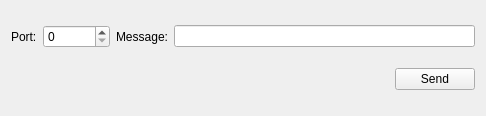
<?xml version="1.0" encoding="UTF-8"?>
<ui version="4.0">
 <class>Widget</class>
 <widget class="QWidget" name="Widget">
  <property name="geometry">
   <rect>
    <x>0</x>
    <y>0</y>
    <width>486</width>
    <height>116</height>
   </rect>
  </property>
  <property name="windowTitle">
   <string>Server</string>
  </property>
  <layout class="QVBoxLayout" name="verticalLayout">
   <item>
    <layout class="QHBoxLayout" name="horizontalLayout">
     <item>
      <layout class="QHBoxLayout" name="horizontalLayout_2">
       <item alignment="Qt::AlignLeft">
        <widget class="QLabel" name="label">
         <property name="enabled">
          <bool>true</bool>
         </property>
         <property name="text">
          <string>Port:</string>
         </property>
        </widget>
       </item>
       <item>
        <widget class="QSpinBox" name="port">
         <property name="maximum">
          <number>999999999</number>
         </property>
        </widget>
       </item>
      </layout>
     </item>
     <item>
      <widget class="QLabel" name="label_2">
       <property name="text">
        <string>Message:</string>
       </property>
      </widget>
     </item>
     <item>
      <widget class="QLineEdit" name="msg"/>
     </item>
    </layout>
   </item>
   <item>
    <layout class="QHBoxLayout" name="horizontalLayout_3">
     <item>
      <spacer name="horizontalSpacer">
       <property name="orientation">
        <enum>Qt::Horizontal</enum>
       </property>
       <property name="sizeHint" stdset="0">
        <size>
         <width>40</width>
         <height>20</height>
        </size>
       </property>
      </spacer>
     </item>
     <item>
      <widget class="QPushButton" name="send">
       <property name="text">
        <string>Send</string>
       </property>
      </widget>
     </item>
    </layout>
   </item>
  </layout>
 </widget>
 <resources/>
 <connections/>
</ui>
